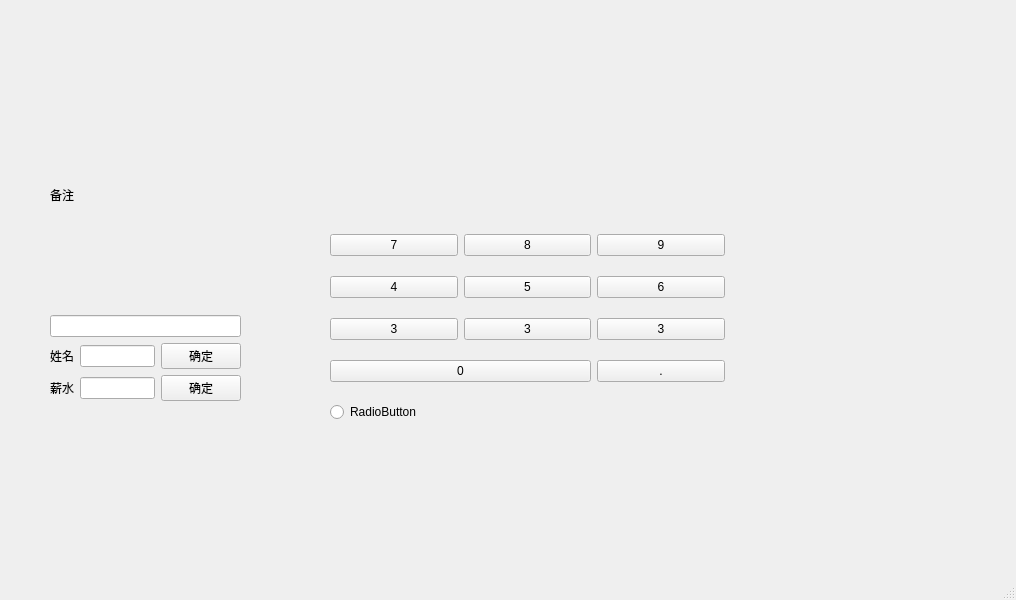
<?xml version="1.0" encoding="UTF-8"?>
<ui version="4.0">
 <class>MainWindow</class>
 <widget class="QMainWindow" name="MainWindow">
  <property name="geometry">
   <rect>
    <x>0</x>
    <y>0</y>
    <width>1016</width>
    <height>600</height>
   </rect>
  </property>
  <property name="windowTitle">
   <string>MainWindow</string>
  </property>
  <widget class="QWidget" name="centralwidget">
   <widget class="QWidget" name="layoutWidget">
    <property name="geometry">
     <rect>
      <x>50</x>
      <y>80</y>
      <width>191</width>
      <height>321</height>
     </rect>
    </property>
    <layout class="QVBoxLayout" name="verticalLayout">
     <item>
      <widget class="QLabel" name="label">
       <property name="text">
        <string>备注</string>
       </property>
      </widget>
     </item>
     <item>
      <widget class="QLineEdit" name="lineEdit">
       <property name="text">
        <string/>
       </property>
      </widget>
     </item>
     <item>
      <layout class="QHBoxLayout" name="horizontalLayout">
       <item>
        <widget class="QLabel" name="label_2">
         <property name="text">
          <string>姓名</string>
         </property>
        </widget>
       </item>
       <item>
        <widget class="QLineEdit" name="lineEdit_2"/>
       </item>
       <item>
        <widget class="QPushButton" name="pushButton">
         <property name="text">
          <string>确定</string>
         </property>
        </widget>
       </item>
      </layout>
     </item>
     <item>
      <layout class="QHBoxLayout" name="horizontalLayout_2">
       <item>
        <widget class="QLabel" name="label_3">
         <property name="text">
          <string>薪水</string>
         </property>
        </widget>
       </item>
       <item>
        <widget class="QLineEdit" name="lineEdit_3"/>
       </item>
       <item>
        <widget class="QPushButton" name="pushButton_2">
         <property name="text">
          <string>确定</string>
         </property>
        </widget>
       </item>
      </layout>
     </item>
    </layout>
   </widget>
   <widget class="QWidget" name="layoutWidget">
    <property name="geometry">
     <rect>
      <x>330</x>
      <y>220</y>
      <width>395</width>
      <height>221</height>
     </rect>
    </property>
    <layout class="QGridLayout" name="gridLayout">
     <item row="0" column="2">
      <widget class="QPushButton" name="pushButton_5">
       <property name="text">
        <string>9</string>
       </property>
      </widget>
     </item>
     <item row="2" column="2">
      <widget class="QPushButton" name="pushButton_9">
       <property name="text">
        <string>3</string>
       </property>
      </widget>
     </item>
     <item row="0" column="1">
      <widget class="QPushButton" name="pushButton_4">
       <property name="text">
        <string>8</string>
       </property>
      </widget>
     </item>
     <item row="0" column="0">
      <widget class="QPushButton" name="pushButton_3">
       <property name="text">
        <string>7</string>
       </property>
       <property name="autoDefault">
        <bool>false</bool>
       </property>
       <property name="default">
        <bool>false</bool>
       </property>
       <property name="flat">
        <bool>false</bool>
       </property>
      </widget>
     </item>
     <item row="1" column="0">
      <widget class="QPushButton" name="pushButton_8">
       <property name="text">
        <string>4</string>
       </property>
      </widget>
     </item>
     <item row="3" column="0" colspan="2">
      <widget class="QPushButton" name="pushButton_12">
       <property name="text">
        <string>0</string>
       </property>
      </widget>
     </item>
     <item row="2" column="0">
      <widget class="QPushButton" name="pushButton_11">
       <property name="text">
        <string>3</string>
       </property>
      </widget>
     </item>
     <item row="1" column="1">
      <widget class="QPushButton" name="pushButton_7">
       <property name="text">
        <string>5</string>
       </property>
      </widget>
     </item>
     <item row="2" column="1">
      <widget class="QPushButton" name="pushButton_10">
       <property name="text">
        <string>3</string>
       </property>
      </widget>
     </item>
     <item row="3" column="2">
      <widget class="QPushButton" name="pushButton_13">
       <property name="text">
        <string>.</string>
       </property>
      </widget>
     </item>
     <item row="1" column="2">
      <widget class="QPushButton" name="pushButton_6">
       <property name="text">
        <string>6</string>
       </property>
      </widget>
     </item>
     <item row="4" column="0" colspan="3">
      <widget class="QRadioButton" name="radioButton">
       <property name="text">
        <string>RadioButton</string>
       </property>
      </widget>
     </item>
    </layout>
   </widget>
  </widget>
  <widget class="QMenuBar" name="menubar">
   <property name="geometry">
    <rect>
     <x>0</x>
     <y>0</y>
     <width>1016</width>
     <height>26</height>
    </rect>
   </property>
  </widget>
  <widget class="QStatusBar" name="statusbar"/>
 </widget>
 <resources/>
 <connections/>
</ui>
